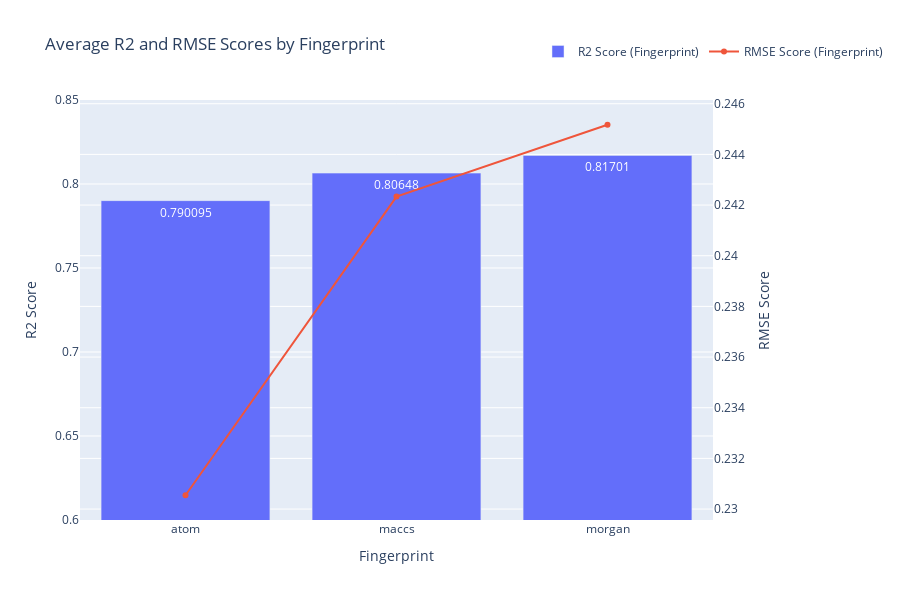

Write notebook code for a chart like this one.
### Code cell
import plotly.graph_objects as go
import pandas as pd

# Extract fingerprint and similarity from 'dataset' column
final_results['Fingerprint'] = final_results['dataset'].apply(lambda x: x.split('_')[0])
final_results['Similarity'] = final_results['dataset'].apply(lambda x: x.split('_')[1])

# Group by Fingerprint
fingerprint_group = final_results.groupby('Fingerprint').agg({'R2': 'mean', 'RMSE': 'mean'}).reset_index()

# Create the figure for Fingerprint-wise averages
fig_fingerprint = go.Figure()

# R2 Score
fig_fingerprint.add_trace(go.Bar(
    x=fingerprint_group['Fingerprint'],
    y=fingerprint_group['R2'],
    name='R2 Score (Fingerprint)',
    text=fingerprint_group['R2'],
    textposition='auto'
))

# RMSE Score
fig_fingerprint.add_trace(go.Scatter(
    x=fingerprint_group['Fingerprint'],
    y=fingerprint_group['RMSE'],
    name='RMSE Score (Fingerprint)',
    mode='lines+markers',
    yaxis='y2'
))

# Update layout for Fingerprint plot
fig_fingerprint.update_layout(
    title='Average R2 and RMSE Scores by Fingerprint',
    xaxis_title='Fingerprint',
    yaxis_title='R2 Score',
    yaxis=dict(range=[0.6, 0.85]),
    yaxis2=dict(
        title='RMSE Score',
        overlaying='y',
        side='right'
    ),
    barmode='group',
    width=900,height=600,
        legend=dict(
        orientation='h',
        x=1,
        xanchor='center',
        y=1.15
    )
)

fig_fingerprint.show()

### Figure 1 — Plotly figure (JSON) as saved in the notebook; plotly's stock layout.template omitted (floating-point values rounded to 4 significant figures)
{"data": [{"name": "R2 Score (Fingerprint)", "text": [0.7901, 0.8065, 0.817], "textposition": "auto", "type": "bar", "x": ["atom", "maccs", "morgan"], "y": [0.7901, 0.8065, 0.817]}, {"mode": "lines+markers", "name": "RMSE Score (Fingerprint)", "type": "scatter", "x": ["atom", "maccs", "morgan"], "y": [0.2305, 0.2423, 0.2452], "yaxis": "y2"}], "layout": {"barmode": "group", "height": 600, "legend": {"orientation": "h", "x": 1, "xanchor": "center", "y": 1.15}, "title": {"text": "Average R2 and RMSE Scores by Fingerprint"}, "width": 900, "xaxis": {"title": {"text": "Fingerprint"}}, "yaxis": {"range": [0.6, 0.85], "title": {"text": "R2 Score"}}, "yaxis2": {"overlaying": "y", "side": "right", "title": {"text": "RMSE Score"}}}}
